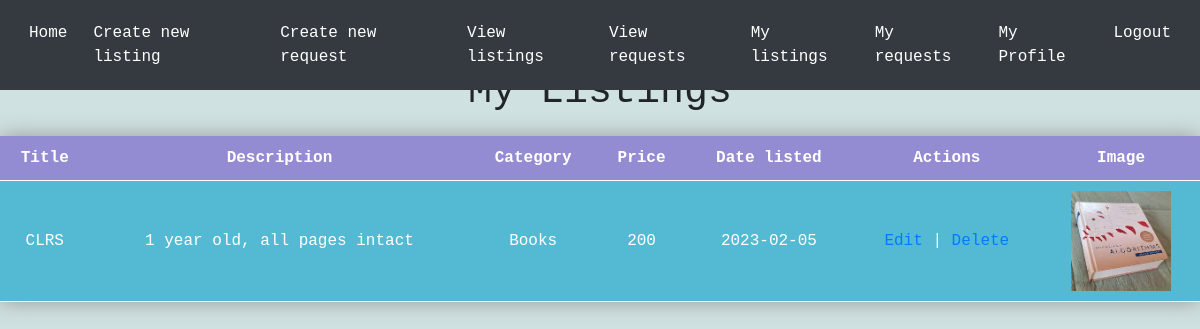
The app's page /viewmylistings (signed in) with its own data.
### tables this page shows
CREATE TABLE listings (
    id INTEGER PRIMARY KEY AUTOINCREMENT,
    user_id INTEGER NOT NULL,
    title TEXT NOT NULL,
    description TEXT NOT NULL,
    category TEXT NOT NULL,
    price INTEGER NOT NULL,
    date DATE,
    FOREIGN KEY (user_id) REFERENCES Users(id)
);

### app.py (the view)
@app.route('/viewmylistings')
def viewmylistings():
    conn = sqlite3.connect('database.db')
    c = conn.cursor()
    c.execute("SELECT * FROM listings where user_id = ?",(session['id'],))
    listings = c.fetchall()
    return render_template('viewmylistings.html', listings=listings)

### templates/viewmylistings.html (shortened to what this page needs)
{% extends 'base.html' %}
{% block content %}
    <h1>My Listings</h1>
    <table class="neon-table">
        <tr>
            <th>Title</th>
            <th>Description</th>
            <th>Category</th>
            <th>Price</th>
            <th>Date listed</th>
            <th>Actions</th>
            <th>Image</th>
        </tr>
        {% for listing in listings %}
        <tr>
            <td>{{listing[2]}}</td>
            <td>{{listing[3]}}</td>
            <td>{{listing[4]}}</td>
            <td>{{listing[5]}}</td>
            <td>{{listing[6]}}</td>
            <td><a href="/editlisting/{{listing[0]}}">Edit</a> | <a href="/deletelisting/{{listing[0]}}" onclick="return confirm('Are you sure want to delete this listing?')">Delete</a></td>
            <td><img src="{{ url_for('static',filename='uploads/'+ listing[0]|string +'.jpg') }}"  alt="{{ url_for('static',filename='uploads/'+ listing[4]|string +'.jpg') }}" width="100" height="100"></td>
        </tr>
        {% endfor %}
    </table>
{% endblock %}

### templates/base.html (style rules this page uses)
body { background-color: #fafafa; font-family: 'JetBrains Mono', monospace; }
h1 { margin-top: 20px; margin-bottom: 20px; text-align: center; }
body { background-color: #cfe1e1; font-family: 'JetBrains Mono', monospace; }
.neon-table { width: 100%; border-collapse: collapse; box-shadow: 0 0 20px #999898; }
.neon-table th, .neon-table td { padding: 10px; text-align: center; border-bottom: 1px solid #ffffff; }
.neon-table th { background-color: #938cd3; color: #ffffff; font-weight: bold; }
.neon-table tr:nth-child(even) { background-color: #54bad4; color: #ffffff; }
.neon-table tr:nth-child(odd) { background-color: #82e7d3; color: #ffffff; }

### records on screen
listings: title "CLRS", description "1 year old, all pages intact", category "Books", price "200", date "2023-02-05"
